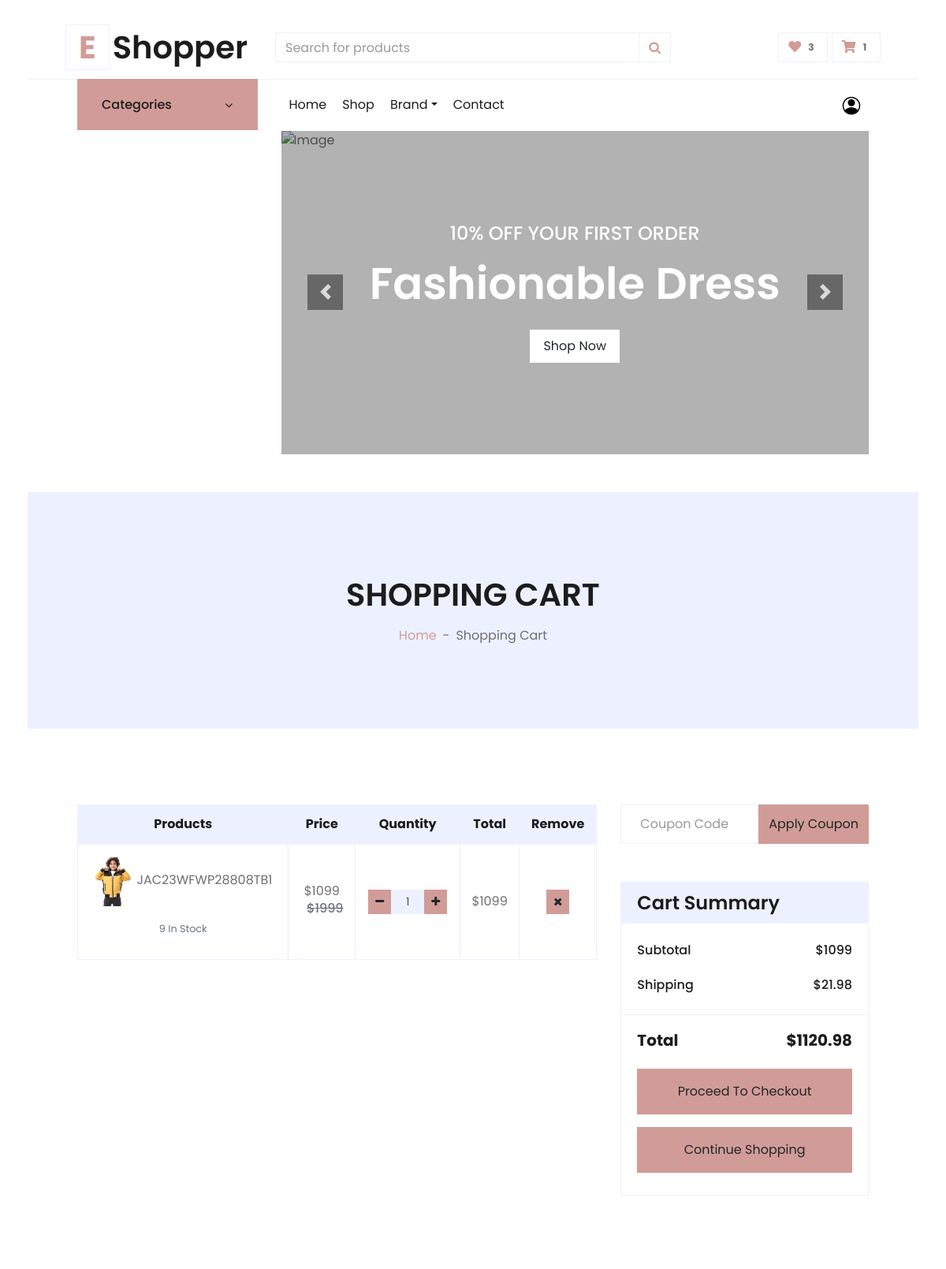
The page /cart/ (signed in, upper part) on the database as committed earlier.
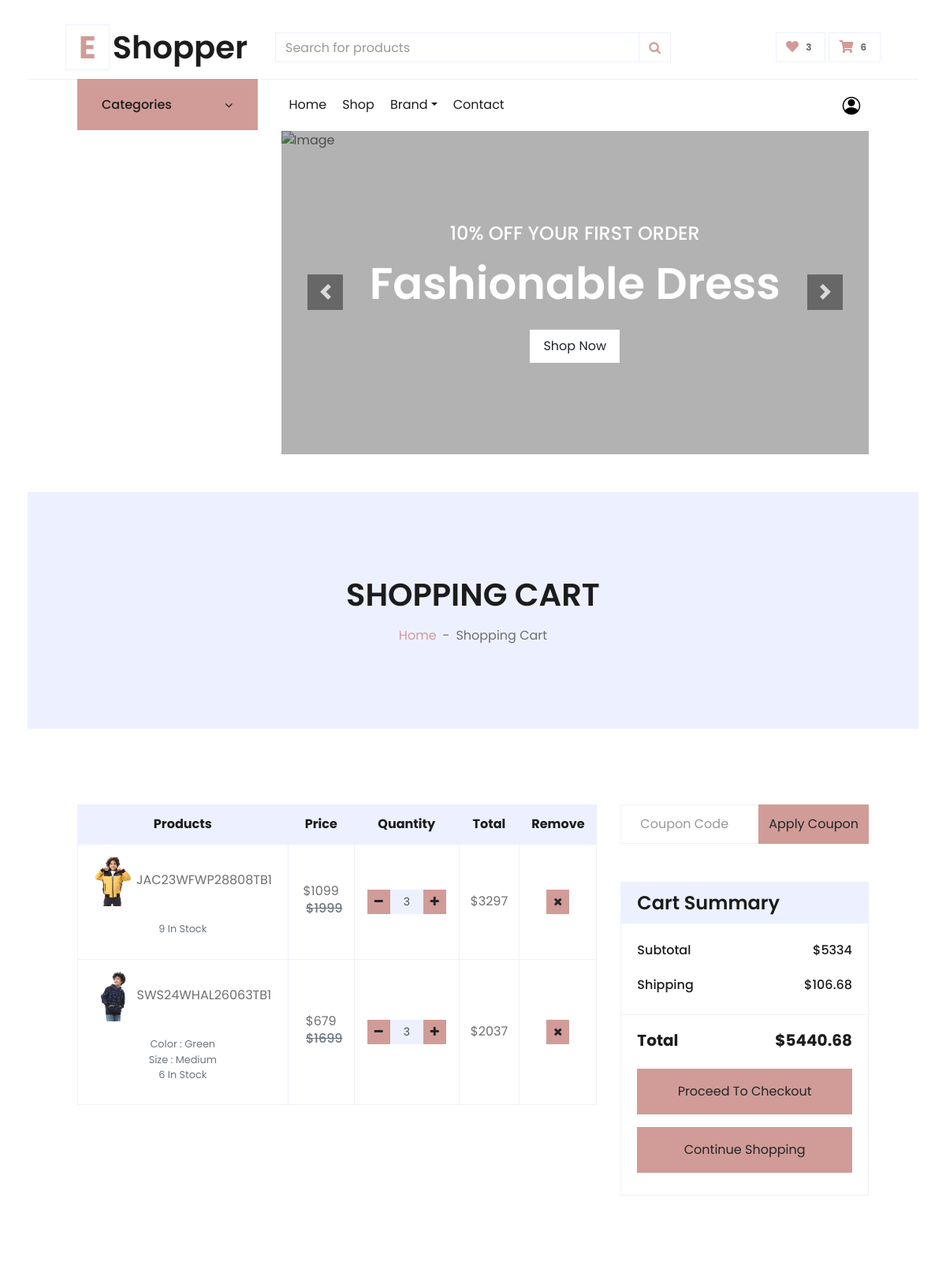
The same page on the database as committed later.
### carts/models.py (models this page shows)
class CartItem(models.Model):
    user = models.ForeignKey(User, on_delete=models.CASCADE , null=True)
    product = models.ForeignKey("product.Product", on_delete=models.CASCADE)
    variations = models.ManyToManyField("product.Variation",blank=True)
    cart = models.ForeignKey(Cart, on_delete=models.CASCADE , null=True)
    quantity = models.IntegerField()
    is_active = models.BooleanField(default=True)
    def sub_total(self):
        if self.product.discount:
            return self.product.discount * self.quantity
        else:
            return self.product.price * self.quantity
    def __str__(self):
        return str(self.product)

### product/models.py (models this page shows, shortened)
class Product(models.Model):
    name = models.CharField(max_length=100)
    image = models.ImageField(upload_to='product/')
    stock = models.IntegerField()
    price = models.IntegerField(default=0)
    discount = models.FloatField(_(""))
    description = models.TextField(max_length=10000)
    like = models.ManyToManyField(User , blank=True,related_name='product_favourite')
    created_at = models.DateTimeField( default=timezone.now)
    category = models.ForeignKey('ProductCategory',verbose_name=('category'), on_delete=models.CASCADE ,default='')
    subcategory = models.ForeignKey("Subcategory" , on_delete=models.CASCADE ,default='')
    PRDBrand = models.ForeignKey('settings.Brand' ,related_name='product_brand', on_delete=models.CASCADE , blank=True, null=True ,verbose_name=_("Brand "))
    slug = models.SlugField(null=True,blank=True , unique=True)
    tags = TaggableManager()
    views = models.PositiveIntegerField(default=0)
    is_available = models.BooleanField(default=True)
    class Meta:
        ordering = ["name"]
    def __str__(self):
        return self.name

class Variation(models.Model):
    product = models.ForeignKey(Product,  on_delete=models.CASCADE)
    variation_category = models.CharField( max_length=200 , choices=variation_category_choice)
    variation_value = models.CharField( max_length=200 )
    is_active = models.BooleanField(default=True)
    created_at = models.DateTimeField(  auto_now_add=True)
    objects = VariationManager()

### carts/views.py (the view)
# urls.py: path('', cart ,name = 'cart'),
@login_required(login_url='login')
def cart(request,total=0 ,quantity=0,cart_items=None ):
    try:
        tax = 0
        grand_total=0
        offer = 0
        if request.user.is_authenticated:
             cart_items = CartItem.objects.filter(user=request.user,is_active=True)
        else:
            cart = Cart.objects.get(cart_id=_cart_id(request))
            cart_items = CartItem.objects.filter(cart=cart,is_active=True)
        for cart_item in cart_items:
            if cart_item.product.discount:
                total+=(cart_item.product.discount * cart_item.quantity)
                quantity+=cart_item.quantity
                offer = cart_item.product.discount / cart_item.product.price * 100
            else:
                total+=(cart_item.product.price * cart_item.quantity)
                quantity+=cart_item.quantity
        tax = (2 * total)/100
        grand_total = total+tax
    except Cart.DoesNotExist:
        pass
    context={
        'cart_items':cart_items,
        'total':total,
        'quantity':quantity,
        'tax':tax,
        'grand_total':grand_total,
        'offer':offer,
    }
    return render(request,'carts/cart.html',context)

### accounts/favourite_context.py (called while the page is built)
def counter(request):
    product_count = 0
    if request.user.is_authenticated:
        if 'admin' in request.path:
            return{}
        else :
            try :
                user_favourites = Product.objects.filter(like=request.user)
                product_count = user_favourites.count()
            except Product.DoesNotExist:
                product_count=0
    return dict(product_count=product_count)

### carts/cart_context.py (called while the page is built)
def counter(request):
    cart_count = 0
    if 'admin' in request.path:
        return{}
    else :
        try :
            cart = Cart.objects.filter(cart_id=_cart_id(request))
            if request.user.is_authenticated:
                cart_items= CartItem.objects.all().filter(user=request.user)
            else:
                cart_items = CartItem.objects.all().filter(cart=cart[:1])
            for cart_item in cart_items:
                cart_count+=cart_item.quantity
        except Cart.DoesNotExist:
            cart_count=0
    return dict(cart_count=cart_count)

### carts/views.py (called while the page is built)
def _cart_id(request):
    cart = request.session.session_key
    if not cart:
        cart = request.session.create()
    return cart

### carts/templates/carts/cart.html (shortened to what the changed rows need)
{% extends 'base.html' %}
{% load static %}
{% block body %}
<div class="container-fluid bg-secondary mb-5">
    <div class="d-flex flex-column align-items-center justify-content-center" style="min-height: 300px">
        <h1 class="font-weight-semi-bold text-uppercase mb-3">Shopping Cart</h1>
    </div>
</div>
{% if not cart_items %}
<h2 class="text-center">Your Shoping Cart Is Empty</h2>
<div class="text-center">
    <a href="{% url 'product:product_list'%}" class="btn btn-primary px-3">Continue Shopping</a>
</div>
{% else %}
<div class="container-fluid pt-5">
    <div class="row px-xl-5">
        <div class="col-lg-8 table-responsive mb-5">
            <table class="table table-bordered text-center mb-0">
                <thead class="bg-secondary text-dark">
                    <tr>
                        <th>Products</th>
                        <th>Price</th>
                        <th>Quantity</th>
                        <th>Total</th>
                        <th>Remove</th>
                    </tr>
                </thead>
                <tbody class="align-middle">
                    {% for cart_item in cart_items %}
                    <tr>
                        <td class="align-middle"><img src="{{cart_item.product.image.url}}" alt="" style="width: 50px;">
                            {{cart_item}}<p class="text-muted small"><br>
                                {% if cart_item.variations.all %}
                                {% for item in cart_item.variations.all  %}
                                {{item.variation_category|capfirst}} :
                                {{item.variation_value|capfirst}}<br>
                                {% endfor %}
                                {% endif %}
                                {{cart_item.product.stock}} In Stock
                            </p>
                        </td>
                        {% if cart_item.product.discount %}
                        <td class="align-middle">${{cart_item.product.discount}}<br><h6 class="text-muted ml-2"><del>${{cart_item.product.price}}</del></h6></td>
                        {% else %}
                        <td class="align-middle">${{cart_item.product.price}}</td>
                        {% endif %}
                        <td class="align-middle">
                            <div class="input-group quantity mx-auto" style="width: 100px;">
                                <div class="input-group-btn">
                                    <a href="{% url 'carts:remove_cart' cart_item.product.id  cart_item.id%}"
                                        class="btn btn-sm btn-primary btn-minus">
                                        <i class="fa fa-minus"></i>
                                    </a>
                                </div>
                                <input type="text" class="form-control form-control-sm bg-secondary text-center"
                                    value="{{cart_item.quantity}}">
                                {% if cart_item.quantity < cart_item.product.stock %}
                                <div class="input-group-btn">
                                    <form action="{% url 'carts:add_cart' cart_item.product.id %}" method="POST">
                                        <button class="btn btn-sm btn-primary btn-plus" type="submit"> <i
                                                class="fa fa-plus"></i> </button>
                                    </form>
                                </div>
                                {% endif %}
                            </div>
                        </td>
                        <td class="align-middle">${{cart_item.sub_total}}</td>
                        <td class="align-middle"><a
                                href="{% url 'carts:remove_cart_item' cart_item.product.id cart_item.id%}"
                                onclick="return confirm('Are You Sure You Want To Delete This Item ?')"
                                class="btn btn-sm btn-primary"><i class="fa fa-times"></i></a></td>
                    </tr>
                    {% endfor %}
                </tbody>
            </table>
        </div>
        <div class="col-lg-4">
            <form class="mb-5" action="" method="POST">
                <div class="input-group">
                    <input type="text" class="form-control p-4" name="code" placeholder="Coupon Code">
                    <div class="input-group-append">
                        <button class="btn btn-primary">Apply Coupon</button>
                    </div>
                </div>
            </form>
            <div class="card border-secondary mb-5">
                <div class="card-header bg-secondary border-0">
                    <h4 class="font-weight-semi-bold m-0">Cart Summary</h4>
                </div>
                <div class="card-body">
                    <div class="d-flex justify-content-between mb-3 pt-1">
                        <h6 class="font-weight-medium">Subtotal</h6>
                        <h6 class="font-weight-medium">${{total}}</h6>
                    </div>
                    <div class="d-flex justify-content-between">
                        <h6 class="font-weight-medium">Shipping</h6>
                        <h6 class="font-weight-medium">${{tax}}</h6>
                    </div>
                </div>
                <div class="card-footer border-secondary bg-transparent">
                    <div class="d-flex justify-content-between mt-2">
                        <h5 class="font-weight-bold">Total</h5>
                        <h5 class="font-weight-bold">${{grand_total}}</h5>
                    </div>
                    <a href="{% url 'carts:checkout'%}" class="btn btn-block btn-primary my-3 py-3">Proceed To
                        Checkout</a>
                    <a href="{% url 'product:product_list'%}" class="btn btn-block btn-primary my-3 py-3">Continue
                        Shopping</a>
                </div>
            </div>
        </div>
    </div>
</div>
{% endif %}
{% endblock body %}

### templates/base.html (shortened to what the changed rows need)
{% load static %}
<!DOCTYPE html>
<html lang="en">
<head>
    <link href="https://cdnjs.cloudflare.com/ajax/libs/font-awesome/5.10.0/css/all.min.css" rel="stylesheet">
    <link rel="stylesheet" href="https://cdnjs.cloudflare.com/ajax/libs/font-awesome/4.7.0/css/font-awesome.min.css">
    <link href="{% static 'lib4/owlcarousel/assets/owl.carousel.min.css'%}" rel="stylesheet">
    <link href="{% static 'css4/style.css'%}" rel="stylesheet">
    <link href="{% static 'css4/review.css'%}" rel="stylesheet">
    <link href="{% static 'css4/custom.css'%}" rel="stylesheet">
</head>
<body>
    <div class="container-fluid">
        <div class="row align-items-center py-3 px-xl-5">
            <div class="col-lg-3 d-none d-lg-block">
                <a href="/" class="text-decoration-none">
                    <h1 class="m-0 display-5 font-weight-semi-bold"><span
                            class="text-primary font-weight-bold border px-3 mr-1">E</span>{{myfooter.site_name}}</h1>
                </a>
            </div>
            {% if user.is_authenticated %}
            <div class="col-lg-3 col-6 text-right">
                {% endif %}
                <a href="{% url 'carts:cart'%}" class="btn border">
                    <i class="fas fa-shopping-cart text-primary"></i>
                    <span class="badge">{{cart_count}}</span>
                </a>
            </div>
        </div>
        {% block body %}
        {% endblock body %}
</body>
</html>

Rows that differ between the two databases and show on the page:
changed CartItem "JAC23WFWP28808TB1": quantity "1" → "3"; sub_total "1099" → "3297"
added CartItem: product.image (picture), product.name "SWS24WHAL26063TB1", product.stock "6", product.discount "679", product.price "1699", quantity "3", sub_total "2037"
now on this page (row unchanged): Variation: variation_category "Color", variation_value "Green"
now on this page (row unchanged): Variation: variation_category "Size", variation_value "Medium"
Other text that changed with them:
{{ cart_count }}: "1" → "6"
{{ total }}: "1099" → "5334"
{{ tax }}: "21.98" → "106.68"
{{ grand_total }}: "1120.98" → "5440.68"
